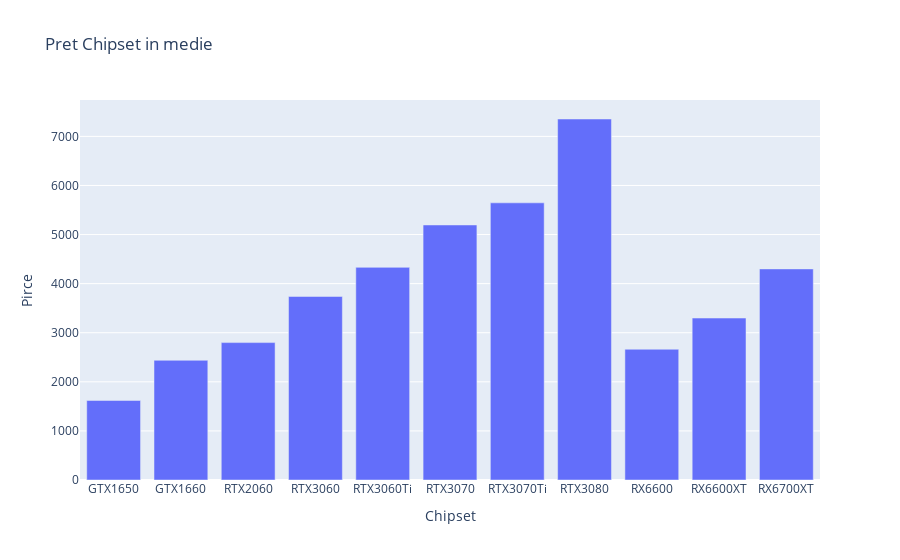

Notebook cell for this chart:
### Code cell
import plotly.express as px
import pandas as pd 

df3 = pd.read_csv("ChipsetPrices.csv")

lista = df3.columns.tolist()
cols_to_delete = df3.columns[df3.tail(1).isnull().sum() > 0]
lista_final=[x for x in lista if x not in cols_to_delete]

fig = px.bar(x=lista_final[1:], y=df3.tail(1).loc[:,lista_final[1:]].values.tolist()[0],
                title='Pret Chipset in medie',labels={'x':'Chipset','y':'Pirce'})
fig.show()

### Figure 1 — Plotly figure (JSON) as saved in the notebook; plotly's stock layout.template omitted (floating-point values rounded to 4 significant figures)
{"data": [{"alignmentgroup": "True", "hovertemplate": "Chipset=%{x}<br>Pirce=%{y}<extra></extra>", "legendgroup": "", "marker": {"color": "#636efa", "pattern": {"shape": ""}}, "name": "", "offsetgroup": "", "orientation": "v", "showlegend": false, "textposition": "auto", "type": "bar", "x": ["GTX1650", "GTX1660", "RTX2060", "RTX3060", "RTX3060Ti", "RTX3070", "RTX3070Ti", "RTX3080", "RX6600", "RX6600XT", "RX6700XT"], "xaxis": "x", "y": [1620.0, 2438.0, 2799, 3739.0, 4332.0, 5195.0, 5646.0, 7354.0, 2664.0, 3299, 4300], "yaxis": "y"}], "layout": {"barmode": "relative", "legend": {"tracegroupgap": 0}, "title": {"text": "Pret Chipset in medie"}, "xaxis": {"anchor": "y", "domain": [0, 1], "title": {"text": "Chipset"}}, "yaxis": {"anchor": "x", "domain": [0, 1], "title": {"text": "Pirce"}}}}
